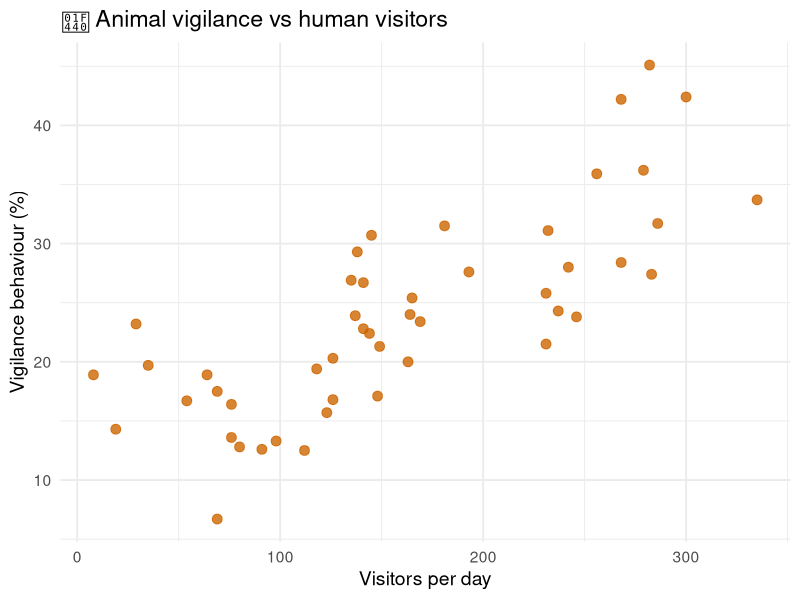
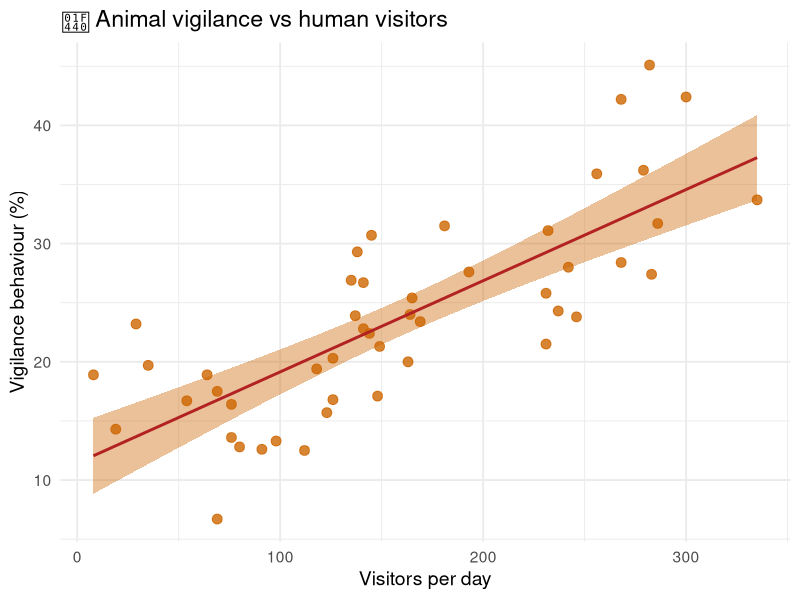
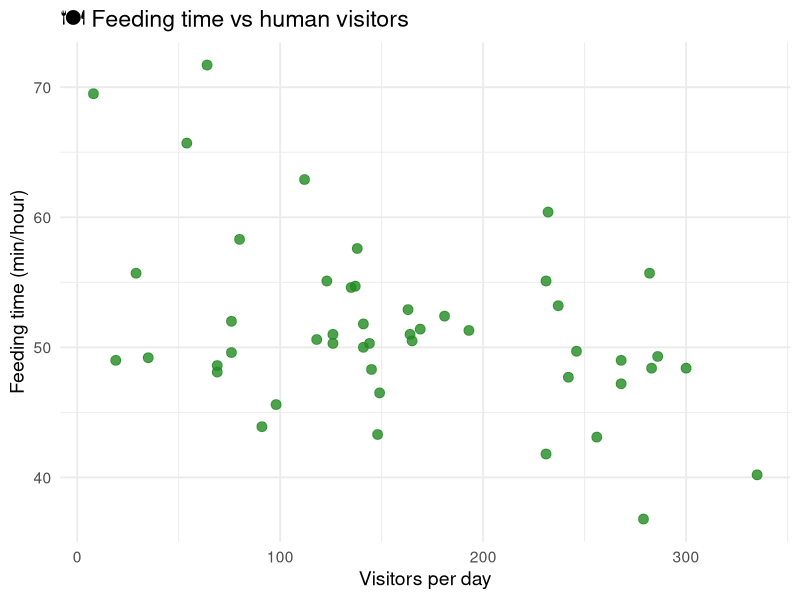
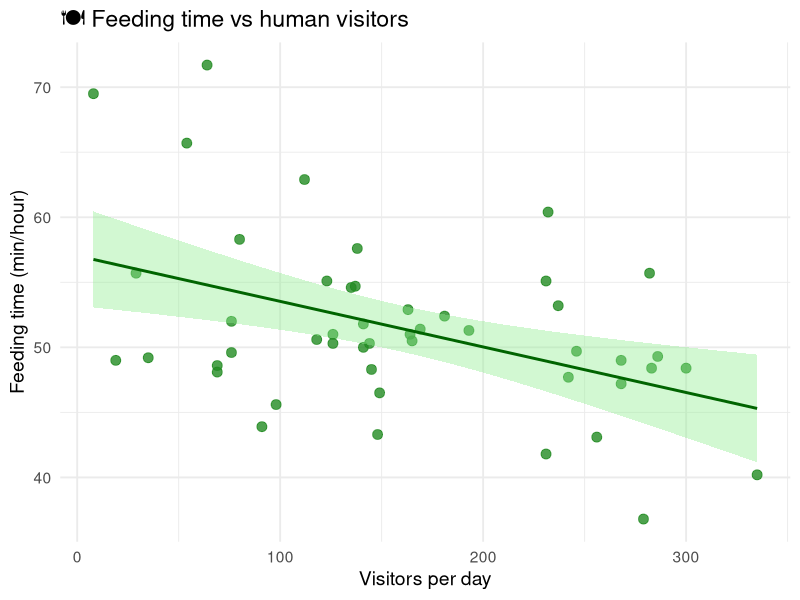
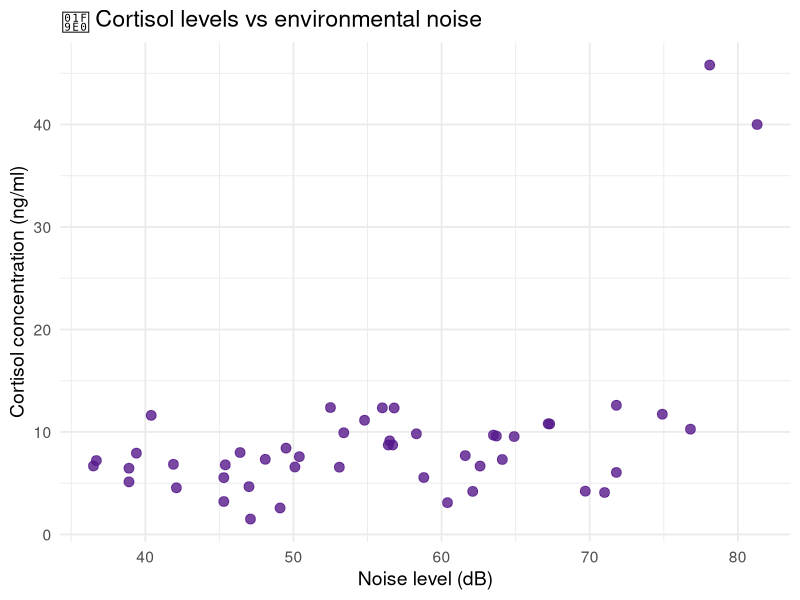
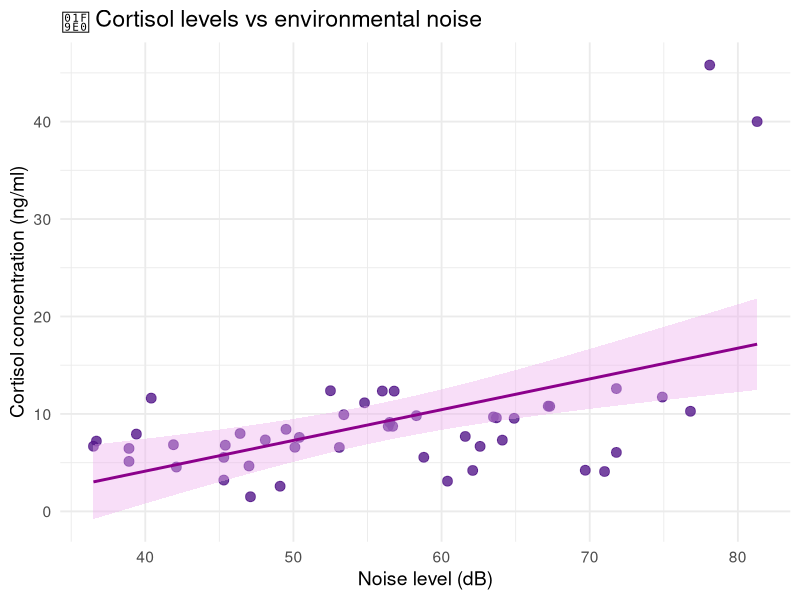
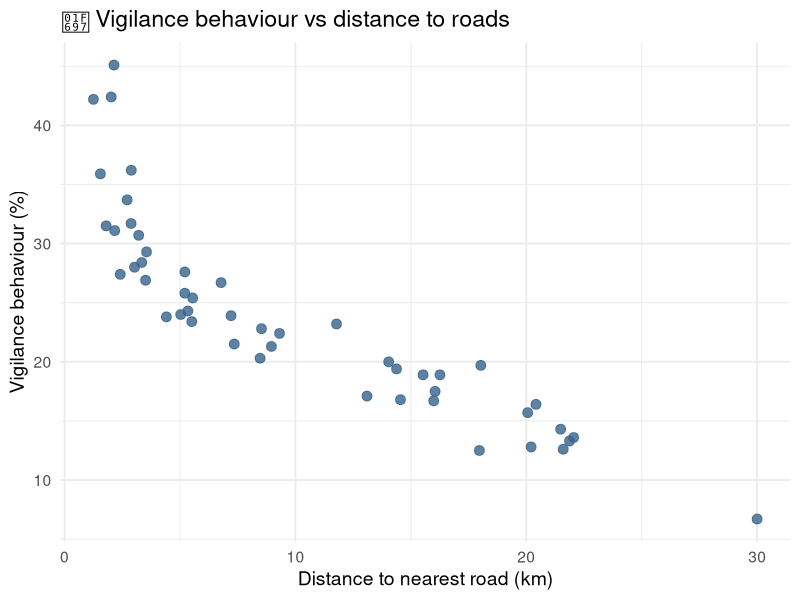
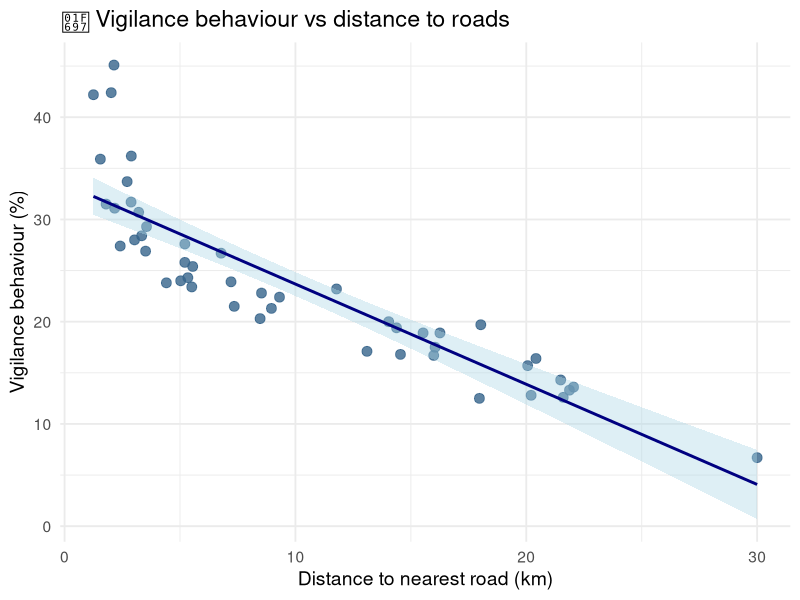

R code for these plots, in order:
## ---- chunk 1
wildlife <- read.csv("wildlife_behaviour_practical.csv")
## ---- chunk 2
library(ggplot2)
## ---- chunk 3
ggplot(wildlife,
       aes(x = Visitors_per_day,
           y = Vigilance_percent)) +
  
  geom_point(size = 3,
             colour = "darkorange3",
             alpha = 0.8) +
  
  labs(title = "👀 Animal vigilance vs human visitors",
       x = "Visitors per day",
       y = "Vigilance behaviour (%)") +
  
  theme_minimal(base_size = 14) 


## ---- chunk 4
model1 <- lm(Vigilance_percent ~ Visitors_per_day, data = wildlife)  
summary(model1)
## ---- chunk 5
ggplot(wildlife,
       aes(x = Visitors_per_day,
           y = Vigilance_percent)) +
  
  geom_point(size = 3,
             colour = "darkorange3",
             alpha = 0.8) +
  
  geom_smooth(method = "lm",
              se = TRUE,
              colour = "firebrick",
              fill = "darkorange3") +
  
  labs(title = "👀 Animal vigilance vs human visitors",
       x = "Visitors per day",
       y = "Vigilance behaviour (%)") +
  
  theme_minimal(base_size = 14) 

## ---- chunk 6
predict(model1, newdata = data.frame(Visitors_per_day = 200))
## ---- chunk 7
ggplot(wildlife,
       aes(x = Visitors_per_day,
           y = Feeding_time_min)) +
  
  geom_point(size = 3,
             colour = "forestgreen",
             alpha = 0.8) +
  
  labs(title = "🍽️ Feeding time vs human visitors",
       x = "Visitors per day",
       y = "Feeding time (min/hour)") +   theme_minimal(base_size = 14)

ggplot(wildlife,
       aes(x = Visitors_per_day,
           y = Feeding_time_min)) +
  
  geom_point(size = 3,
             colour = "forestgreen",
             alpha = 0.8) +
  
  geom_smooth(method = "lm",
              se = TRUE,
              colour = "darkgreen",
              fill = "palegreen2") +
  
  labs(title = "🍽️ Feeding time vs human visitors",
       x = "Visitors per day",
       y = "Feeding time (min/hour)") + theme_minimal(base_size = 14)

model2 <- lm(Feeding_time_min ~ Visitors_per_day,data = wildlife) 
summary(model2)
## ---- chunk 8
ggplot(wildlife,
       aes(x = Noise_level_dB,
           y = Cortisol_ng_ml)) +
  
  geom_point(size = 3,
             colour = "purple4",
             alpha = 0.8) +
  
  labs(title = "🧠 Cortisol levels vs environmental noise",
       x = "Noise level (dB)",
       y = "Cortisol concentration (ng/ml)") +  theme_minimal(base_size = 14)

ggplot(wildlife,
       aes(x = Noise_level_dB,
           y = Cortisol_ng_ml)) +
  
  geom_point(size = 3,
             colour = "purple4",
             alpha = 0.8) +
  
  geom_smooth(method = "lm",
              se = TRUE,
              colour = "darkmagenta",
              fill = "plum2") +
  
  labs(title = "🧠 Cortisol levels vs environmental noise",
       x = "Noise level (dB)",
       y = "Cortisol concentration (ng/ml)") +
  
  theme_minimal(base_size = 14)


model3 <- lm(Cortisol_ng_ml ~ Noise_level_dB,  data = wildlife)
summary(model3)
## ---- chunk 9
ggplot(wildlife,
       aes(x = Distance_to_road_km,
           y = Vigilance_percent)) +
  
  geom_point(size = 3,
             colour = "steelblue4",
             alpha = 0.8) +
  
  labs(title = "🚗 Vigilance behaviour vs distance to roads",
       x = "Distance to nearest road (km)",
       y = "Vigilance behaviour (%)") + theme_minimal(base_size = 14)

ggplot(wildlife,
       aes(x = Distance_to_road_km,
           y = Vigilance_percent)) +
  
  geom_point(size = 3,
             colour = "steelblue4",
             alpha = 0.8) +
  
  geom_smooth(method = "lm",
              se = TRUE,
              colour = "navy",
              fill = "lightblue") +
  
  labs(title = "🚗 Vigilance behaviour vs distance to roads",
       x = "Distance to nearest road (km)",
       y = "Vigilance behaviour (%)") +   theme_minimal(base_size = 14)


model4 <- lm(Vigilance_percent ~ Distance_to_road_km,  data = wildlife)
summary(model4)
## ---- chunk 10
ggplot(wildlife, aes(x = Distance_to_road_km, y = Feeding_time_min)) +
  geom_point(size = 3, colour = "darkcyan", alpha = 0.8) +
  labs(title = "🌿 Feeding time vs distance to roads",
       x = "Distance to nearest road (km)",
       y = "Feeding time (min/hour)") +
  theme_minimal(base_size = 14)

ggplot(wildlife, aes(x = Distance_to_road_km, y = Feeding_time_min)) +
  geom_point(size = 3, colour = "darkcyan", alpha = 0.8) +
  geom_smooth(method = "lm", se = TRUE, colour = "cyan4", fill = "paleturquoise") +
  labs(title = "🌿 Feeding time vs distance to roads",
       x = "Distance to nearest road (km)",
       y = "Feeding time (min/hour)") +
  theme_minimal(base_size = 14)

model4 <- lm(Feeding_time_min ~ Distance_to_road_km, data = wildlife)
summary(model4)
## ---- chunk 11

## ---- chunk 12
